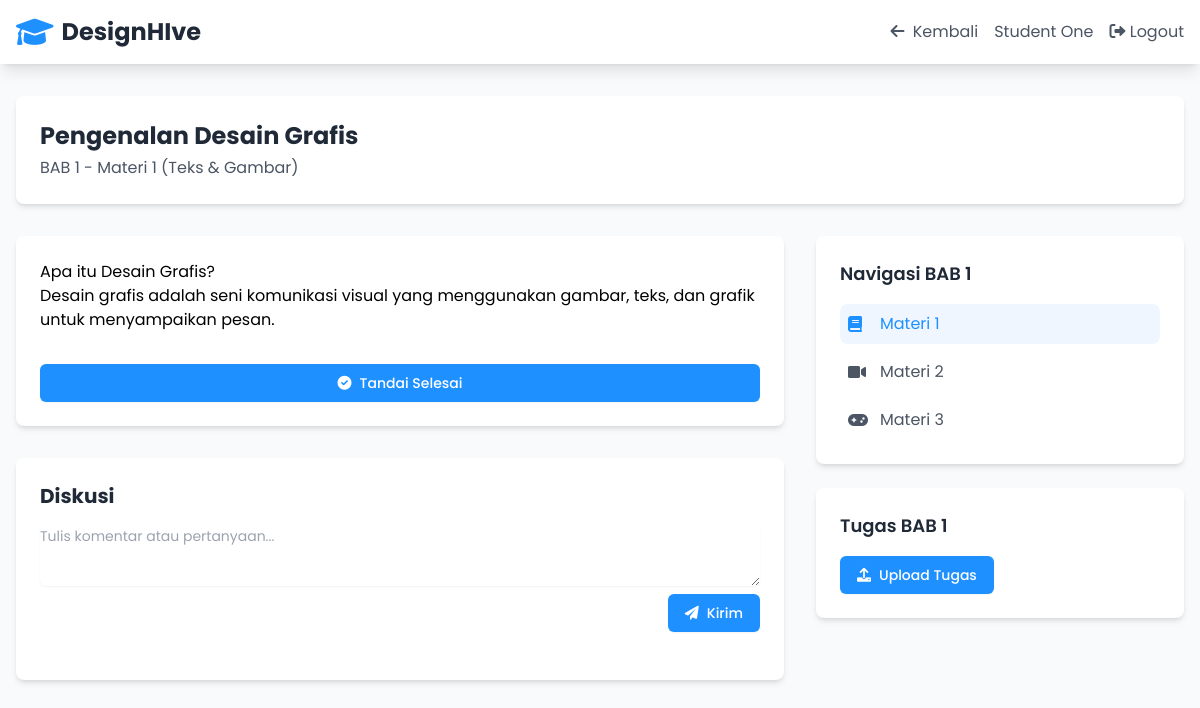
The page /student/detail_materi.php?id=1 (signed in) on the database its author committed.
### tables this page shows
CREATE TABLE `materi` (
  `id` int(11) NOT NULL AUTO_INCREMENT,
  `chapter` int(11) NOT NULL,
  `phase` enum('text','video','minigame') NOT NULL,
  `title` varchar(255) NOT NULL,
  `content` text DEFAULT NULL,
  `url` varchar(255) DEFAULT NULL,
  `created_at` timestamp NOT NULL DEFAULT current_timestamp(),
  PRIMARY KEY (`id`)
);

### student/detail_materi.php (the view, shortened to what this page needs)
<?php
require_once '../config/config.php';
$materi_id = isset($_GET['id']) ? (int)$_GET['id'] : 0;
$stmt = $pdo->prepare("
    SELECT m.*, p.completed
    FROM materi m
    LEFT JOIN progress p ON m.id = p.materi_id AND p.user_id = ?
    WHERE m.id = ?
");
$stmt->execute([$_SESSION['user_id'], $materi_id]);
$materi = $stmt->fetch();
?>
<!DOCTYPE html>
<html lang="en">
<head>
    <script src="https://cdn.tailwindcss.com"></script>
    <link rel="stylesheet" href="https://cdnjs.cloudflare.com/ajax/libs/font-awesome/6.0.0-beta3/css/all.min.css">
</head>
<body class="font-poppins bg-gray-50">
    <nav class="bg-white shadow-lg">
        <div class="max-w-7xl mx-auto px-4">
            <div class="flex justify-between items-center h-16">
                <div class="flex items-center">
                    <a href="dashboard.php" class="flex items-center">
                        <i class="fas fa-graduation-cap text-primary text-3xl mr-2"></i>
                        <span class="text-2xl font-bold text-gray-800">DesignHIve</span>
                    </a>
                </div>
                <div class="flex items-center space-x-4">
                    <a href="materi.php" class="text-gray-600 hover:text-primary">
                        <i class="fas fa-arrow-left mr-1"></i> Kembali
                    </a>
                    <span class="text-gray-600"><?php echo htmlspecialchars($_SESSION['name']); ?></span>
                    <a href="../includes/auth/logout.php" class="text-gray-600 hover:text-primary">
                        <i class="fas fa-sign-out-alt"></i> Logout
                    </a>
                </div>
            </div>
        </div>
    </nav>
    <div class="max-w-7xl mx-auto px-4 py-8">
        <div class="bg-white rounded-lg shadow-md p-6 mb-8">
            <div class="flex items-center justify-between">
                <div>
                    <h1 class="text-2xl font-bold text-gray-800"><?php echo htmlspecialchars($materi['title']); ?></h1>
                    <p class="text-gray-600 mt-1">
                        BAB <?php echo $materi['chapter']; ?> -
                        Materi <?php
                            switch($materi['phase']) {
                                case 'text':
                                    echo '1 (Teks & Gambar)';
                                    break;
                            }
                        ?>
                    </p>
                </div>
            </div>
        </div>
        <div class="grid grid-cols-1 lg:grid-cols-3 gap-8">
            <div class="lg:col-span-2">
                <div class="bg-white rounded-lg shadow-md p-6">
                    <?php if ($materi['phase'] === 'text'): ?>
                        <div class="prose max-w-none">
                            <?php echo $materi['content']; ?>
                        </div>
                    <?php endif; ?>
                    <?php if (!$materi['completed']): ?>
                        <form method="POST" class="mt-8">
                            <button type="submit" name="mark_complete" class="w-full flex items-center justify-center px-4 py-2 border border-transparent rounded-md shadow-sm text-sm font-medium text-white bg-primary hover:bg-blue-600 focus:outline-none focus:ring-2 focus:ring-offset-2 focus:ring-primary">
                                <i class="fas fa-check-circle mr-2"></i>
                                Tandai Selesai
                            </button>
                        </form>
                    <?php endif; ?>
                </div>
                <div class="bg-white rounded-lg shadow-md p-6 mt-8">
                    <h2 class="text-xl font-bold text-gray-800 mb-4">Diskusi</h2>
                    <form method="POST" class="mb-6">
                        <div class="mt-1">
                            <textarea
                                rows="3"
                                name="comment"
                                class="shadow-sm focus:ring-primary focus:border-primary block w-full sm:text-sm border-gray-300 rounded-md"
                                placeholder="Tulis komentar atau pertanyaan..."></textarea>
                        </div>
                        <div class="mt-2 flex justify-end">
                            <button type="submit" class="inline-flex items-center px-4 py-2 border border-transparent rounded-md shadow-sm text-sm font-medium text-white bg-primary hover:bg-blue-600 focus:outline-none focus:ring-2 focus:ring-offset-2 focus:ring-primary">
                                <i class="fas fa-paper-plane mr-2"></i>
                                Kirim
                            </button>
                        </div>
                    </form>
                </div>
            </div>
            <div class="space-y-6">
                <div class="bg-white rounded-lg shadow-md p-6">
                    <h3 class="text-lg font-semibold text-gray-800 mb-4">Navigasi BAB <?php echo $materi['chapter']; ?></h3>
                    <?php
                    $stmt = $pdo->prepare("
                        SELECT m.*, p.completed
                        FROM materi m
                        LEFT JOIN progress p ON m.id = p.materi_id AND p.user_id = ?
                        WHERE m.chapter = ?
                        ORDER BY
                        CASE m.phase
                            WHEN 'text' THEN 1
                            WHEN 'video' THEN 2
                            WHEN 'minigame' THEN 3
                        END
                    ");
                    $stmt->execute([$_SESSION['user_id'], $materi['chapter']]);
                    $chapter_materials = $stmt->fetchAll();
                    ?>
                    <div class="space-y-2">
                        <?php foreach ($chapter_materials as $material): ?>
                        <a href="detail_materi.php?id=<?php echo $material['id']; ?>"
                           class="flex items-center p-2 rounded-lg <?php echo $material['id'] === $materi_id ? 'bg-blue-50 text-primary' : 'text-gray-600 hover:bg-gray-50'; ?>">
                            <i class="fas <?php
                                switch($material['phase']) {
                                    case 'text':
                                        echo 'fa-book';
                                        break;
                                    case 'video':
                                        echo 'fa-video';
                                        break;
                                    case 'minigame':
                                        echo 'fa-gamepad';
                                        break;
                                }
                            ?> w-5"></i>
                            <span class="ml-3">Materi <?php
                                switch($material['phase']) {
                                    case 'text':
                                        echo '1';
                                        break;
                                    case 'video':
                                        echo '2';
                                        break;
                                    case 'minigame':
                                        echo '3';
                                        break;
                                }
                            ?></span>
                        </a>
                        <?php endforeach; ?>
                    </div>
                </div>
                <div class="bg-white rounded-lg shadow-md p-6">
                    <h3 class="text-lg font-semibold text-gray-800 mb-4">Tugas BAB <?php echo $materi['chapter']; ?></h3>
                    <?php
                    $stmt = $pdo->prepare("
                        SELECT s.*, m.chapter
                        FROM submissions s
                        JOIN materi m ON s.materi_id = m.id
                        WHERE s.user_id = ? AND m.chapter = ?
                        ORDER BY s.submitted_at DESC
                        LIMIT 1
                    ");
                    $stmt->execute([$_SESSION['user_id'], $materi['chapter']]);
                    $submission = $stmt->fetch();
                    ?>
                    <a href="submit_task.php?chapter=<?php echo $materi['chapter']; ?>"
                       class="inline-flex items-center px-4 py-2 border border-transparent rounded-md shadow-sm text-sm font-medium text-white bg-primary hover:bg-blue-600 focus:outline-none focus:ring-2 focus:ring-offset-2 focus:ring-primary">
                        <i class="fas fa-upload mr-2"></i>
                        <?php echo $submission ? 'Upload Ulang Tugas' : 'Upload Tugas'; ?>
                    </a>
                </div>
            </div>
        </div>
    </div>
</body>
</html>

### rows shown on the page
materi: title "Pengenalan Desain Grafis", chapter "1", content "Apa itu Desain Grafis? Desain grafis adalah seni komunikasi visual yang menggunakan gambar, teks, dan grafik untuk menyampaikan pesan.", phase "1"
materi: phase "2"
materi: phase "3"

### other values the page prints
$_SESSION['name'] "Student One"
